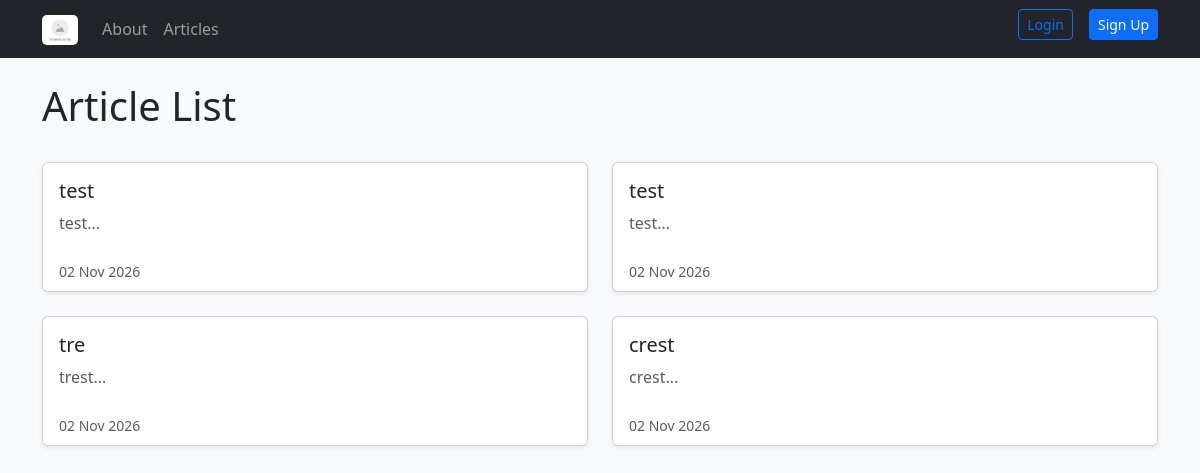
The page /articles/ on the database as committed earlier.
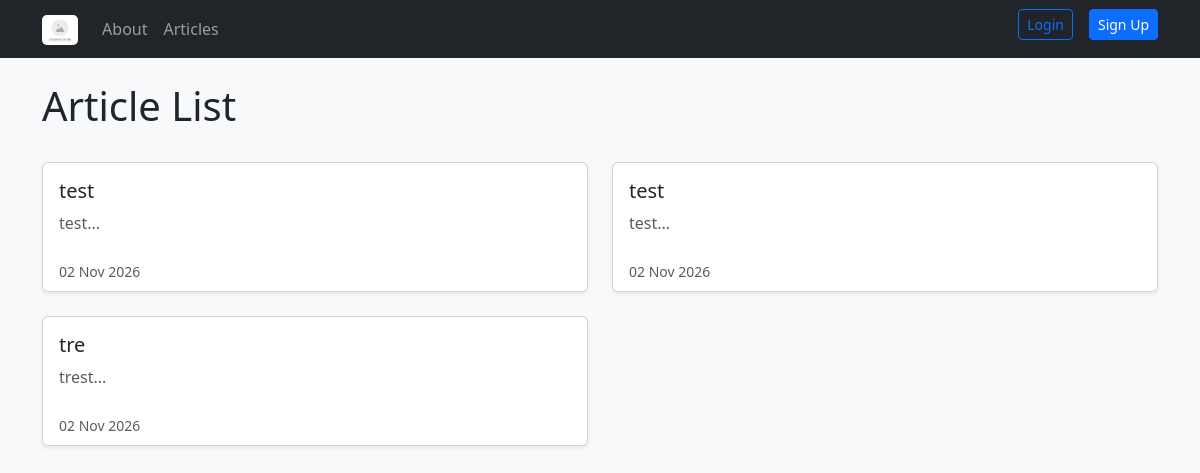
The same page on the database as committed later.
### articles/models.py (models this page shows, shortened)
class Article(models.Model):
    title = models.CharField(max_length=200)
    slug = models.SlugField()
    body = models.TextField()
    date = models.DateTimeField(auto_now_add=True)
    thumbnail = models.ImageField(upload_to='images/', blank=True, default='images/default.jpg')
    author = models.ForeignKey(User, default=None, on_delete=models.CASCADE)
    def snippet(self):
        return self.body[0:50] + '...'

### articles/views.py (the view)
# urls.py: path('', views.article_list, name='list'),
def article_list(request):
    articles = Article.objects.all().order_by('date')
    return render(request, 'articles/article_list.html', {'articles': articles})

### articles/templates/articles/article_list.html (shortened to what this page needs)
{% extends "base_layout.html" %}
{% block content %}
    <div class="d-flex justify-content-between align-items-center mb-4">
        <h1>Article List</h1>
    </div>
    <div class="row">
        {% for element in articles %}
            <div class="col-md-6 mb-4">
                <div class="card h-100 shadow-sm">
                    <div class="card-body">
                        <h5 class="card-title">
                            <a href="{% url 'articles:article_detail' slug=element.slug %}" class="text-decoration-none text-dark">
                                {{ element.title }}
                            </a>
                        </h5>
                        <p class="card-text text-muted">{{ element.snippet }}</p>
                    </div>
                    <div class="card-footer bg-white border-top-0">
                        <small class="text-muted">{{ element.date|date:"d M Y" }}</small>
                    </div>
                </div>
            </div>
        {% empty %}
            <p>No articles yet.</p>
        {% endfor %}
    </div>
{% endblock content %}

Rows that differ between the two databases and show on the page:
removed Article: title "crest", snippet "crest...", date "02 Nov 2026"
